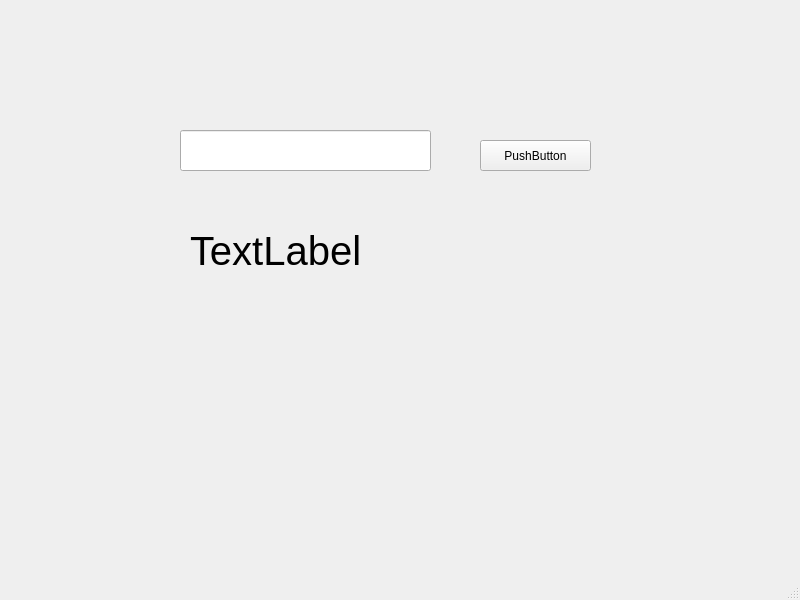
<?xml version="1.0" encoding="UTF-8"?>
<ui version="4.0">
 <class>MainWindow</class>
 <widget class="QMainWindow" name="MainWindow">
  <property name="geometry">
   <rect>
    <x>0</x>
    <y>0</y>
    <width>800</width>
    <height>600</height>
   </rect>
  </property>
  <property name="windowTitle">
   <string>MainWindow</string>
  </property>
  <widget class="QWidget" name="centralwidget">
   <widget class="QPushButton" name="pushButton">
    <property name="geometry">
     <rect>
      <x>480</x>
      <y>140</y>
      <width>111</width>
      <height>31</height>
     </rect>
    </property>
    <property name="text">
     <string>PushButton</string>
    </property>
   </widget>
   <widget class="QLineEdit" name="lineEdit">
    <property name="geometry">
     <rect>
      <x>180</x>
      <y>130</y>
      <width>251</width>
      <height>41</height>
     </rect>
    </property>
   </widget>
   <widget class="QLabel" name="label">
    <property name="geometry">
     <rect>
      <x>190</x>
      <y>210</y>
      <width>391</width>
      <height>81</height>
     </rect>
    </property>
    <property name="font">
     <font>
      <pointsize>30</pointsize>
     </font>
    </property>
    <property name="text">
     <string>TextLabel</string>
    </property>
   </widget>
  </widget>
  <widget class="QMenuBar" name="menubar">
   <property name="geometry">
    <rect>
     <x>0</x>
     <y>0</y>
     <width>800</width>
     <height>22</height>
    </rect>
   </property>
  </widget>
  <widget class="QStatusBar" name="statusbar"/>
 </widget>
 <resources/>
 <connections/>
</ui>
